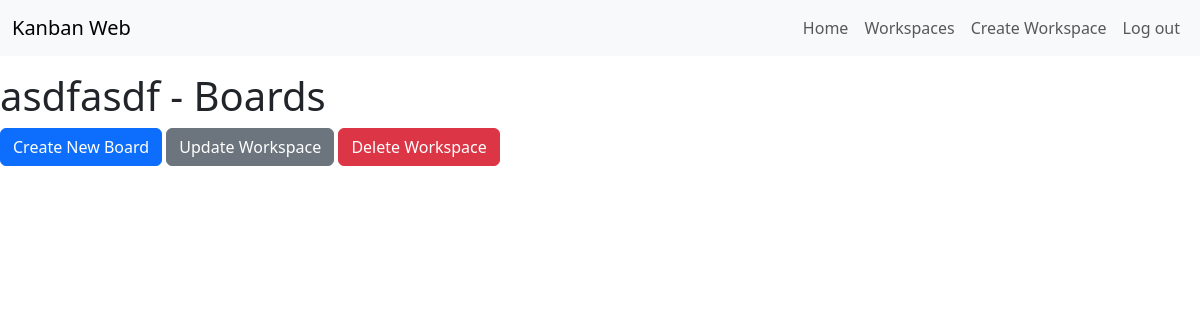
The app's page /workspaces/12/3/boards/ (signed in), older data.
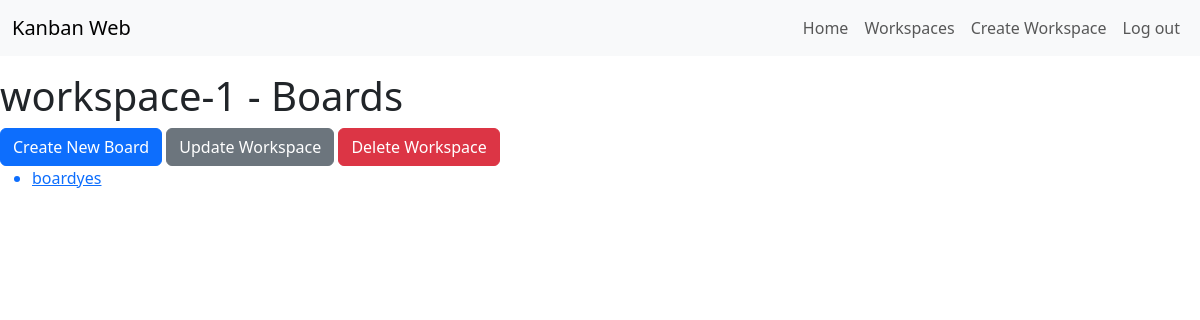
The same page, newer data.
### tasks/models.py (models this page shows, shortened)
class Workspace(models.Model):
    name = models.CharField(max_length=25)
    owner = models.ForeignKey(User, on_delete=models.CASCADE)
    members = models.ManyToManyField(User, related_name='workspaces')

class Board(models.Model):
    name = models.CharField(max_length=25)
    workspace = models.ForeignKey(Workspace, on_delete=models.CASCADE)

### tasks/views.py (the view)
# urls.py: path('workspaces/<int:owner_id>/<int:workspace_id>/boards/', views.boards, name='boards'),
@login_required
def boards(request, owner_id, workspace_id):
    if request.user.id != owner_id:
        return HttpResponseForbidden('You are not allowed to edit this workspace.')
    workspace = get_object_or_404(Workspace, pk=workspace_id)
    boards = Board.objects.filter(workspace=workspace)
    return render(request, 'boards.html', {
        'boards' : boards,
        'workspace' : workspace
    })

### tasks/templates/boards.html
{% extends 'base.html' %}
{% block content %}
<h1>{{workspace.name}} - Boards</h1>
<a href="{% url 'create_board' owner_id=workspace.owner.id workspace_id=workspace.id %}" class="btn btn-primary">
    Create New Board
</a>
<a href="{% url 'update_workspace' owner_id=workspace.owner.id workspace_id=workspace.id %}" class="btn btn-secondary">
    Update Workspace
</a>
<a href="{% url 'delete_workspace' owner_id=workspace.owner.id workspace_id=workspace.id %}" class="btn btn-danger">
    Delete Workspace
</a>
<ul>
    {% for board in boards %}
    <a href="{% url 'view_board' owner_id=workspace.owner.id workspace_id=workspace.id board_id=board.id %}">
        <li>
            <p>{{board.name}}</p>
        </li>
    </a>
    {% endfor %}
</ul>
{% endblock %}

### tasks/templates/base.html (shortened to what this page needs)
<!DOCTYPE html>
<html lang="en">
<head>
    <link rel="stylesheet" href="https://cdn.jsdelivr.net/npm/bootstrap@5.3.3/dist/css/bootstrap.min.css">
    <link href="https://cdnjs.cloudflare.com/ajax/libs/select2/4.0.13/css/select2.min.css" rel="stylesheet" />
</head>
<body>
    <nav class="navbar navbar-expand-lg bg-body-tertiary">
        <div class="container-fluid">
          <a class="navbar-brand" href="#">Kanban Web</a>
          <div class="collapse navbar-collapse" id="navbarSupportedContent">
            <ul class="navbar-nav ms-auto mb-2 mb-lg-0">
                <li class="nav-item">
                    <a href="/" class="nav-link">Home</a>
                </li>
                {% if user.is_authenticated %}
                <li class="nav-item">
                    <a href="{% url 'workspaces' %}" class="nav-link">Workspaces</a>
                </li>
                <li class="nav-item">
                    <a href="{% url 'create_workspace' %}" class="nav-link">Create Workspace</a>
                </li>
                <li class="nav-item">
                    <a href="{% url 'logout' %}" class="nav-link">Log out</a>
                </li>
                {% endif %}
            </ul>
          </div>
        </div>
      </nav>
    {% block content %}
    {% endblock %}
</body>
</html>

Row changes from the older to the newer data that the page shows:
changed Workspace: name "asdfasdf" → "workspace-1"
added Board: name "boardyes"
